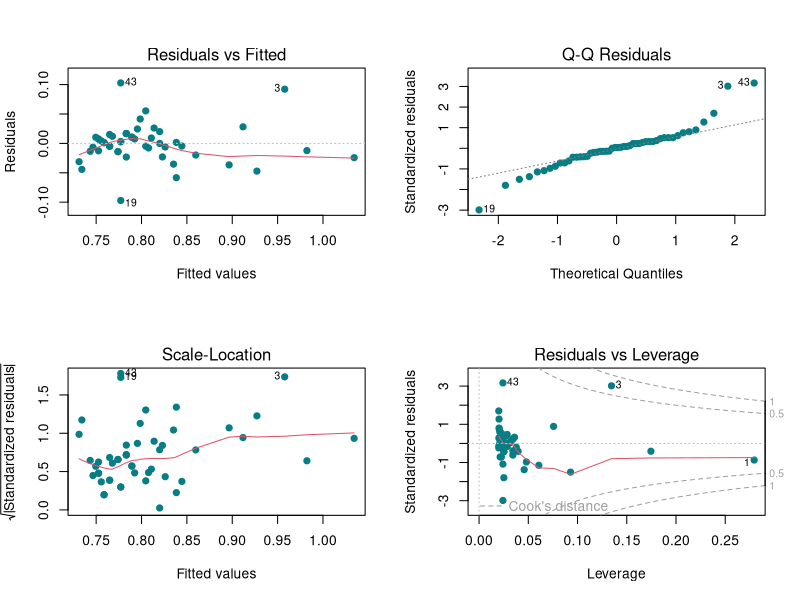
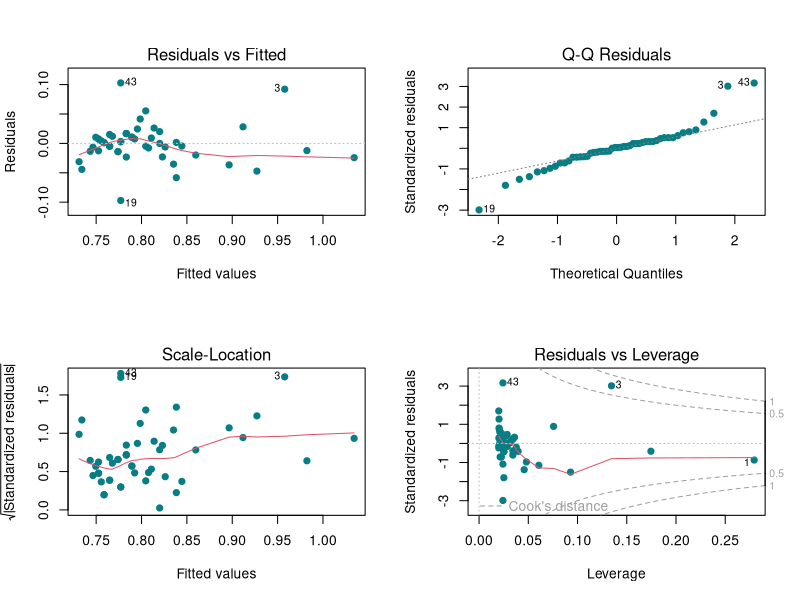
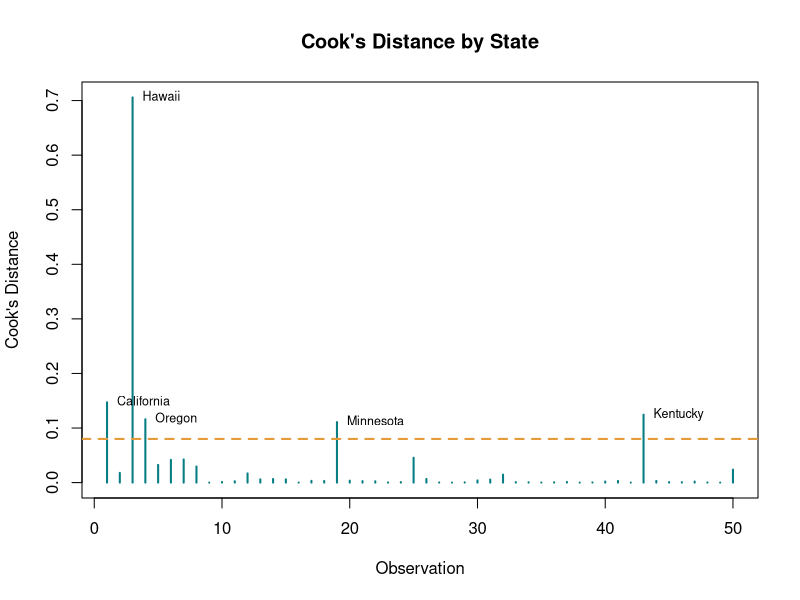

The R source for these figures, in order:

# =============================================================================
# Project: Oil and Gasoline Price Analysis in 2026
# Script:  03_regression_anova.R
# Authors: 
#
# Purpose:
#   Examine the factors associated with gasoline price increases using
#   linear regression, ANOVA, statistical inference, model comparison,
#   regression diagnostics, and sensitivity analysis.
#
# Note:
#   Run 01_data_cleaning.R before executing this script.
# =============================================================================


# 1. Load required libraries 

library(lmtest)
library(sandwich)
library(car)


# 2. Import cleaned dataset 

states <- read.csv("data/cleaned/states.csv")

# Convert categorical variables into factors
states$region  <- factor(states$region)
states$coastal <- factor(states$coastal)


# 3. Simple linear regression 

# Examine whether higher pre-war gasoline prices are associated
# with larger dollar increases.

base <- lm(
  increase ~ prewar,
  data = states
)


# 4. One-way analysis of variance (ANOVA) 

# Examine whether average gasoline price increases differ across
# the four U.S. regions.

region_only <- aov(
  increase ~ region,
  data = states
)


# 5. Multiple linear regression 

# Model 1: Pre-war gasoline price and region
adjusted <- lm(
  increase ~ prewar + region,
  data = states
)

# Model 2: Pre-war gasoline price and pre-war price trend
trend <- lm(
  increase ~ prewar + pre_trend,
  data = states
)

# Model 3: Include geographic characteristics
extended <- lm(
  increase ~ prewar + pre_trend + region + coastal,
  data = states
)

# Model 4: Include all available explanatory variables
full <- lm(
  increase ~ prewar + pre_trend + region + coastal + log_density,
  data = states
)


# 6. Interaction effects 
# Examine whether the relationship between pre-war gasoline prices
# and price increases differs across regions.

interaction <- lm(
  increase ~ prewar * region,
  data = states
)


# 7. Percentage increase regression 

# Examine whether states with higher initial gasoline prices
# experienced larger or smaller percentage increases.

percent <- lm(
  pct ~ prewar,
  data = states
)


# 8. Regression results and statistical inference 
# Organize regression models by name
models <- list(
  "Simple Linear Regression" = base,
  "Region-Adjusted Model"    = adjusted,
  "Pre-War Trend Model"       = trend,
  "Extended Model"           = extended,
  "Full Model"               = full,
  "Interaction Model"        = interaction,
  "Percentage Change Model"  = percent
)

# Display model summaries, confidence intervals,
# and heteroskedasticity-robust coefficient tests.

for (model_name in names(models)) {
  
  fit <- models[[model_name]]
  
  cat("\n============================================================\n")
  cat(model_name, "\n")
  cat("============================================================\n")
  
  # Regression summary
  cat("\nRegression Summary\n")
  print(summary(fit))
  
  # Standard 95% confidence intervals
  cat("\n95% Confidence Intervals\n")
  print(confint(fit, level = 0.95))
  
  # HC3 heteroskedasticity-robust standard errors
  robust_cov <- vcovHC(fit, type = "HC3")
  
  cat("\nRobust Coefficient Tests (HC3)\n")
  print(coeftest(fit, vcov. = robust_cov))
  
  # Robust 95% confidence intervals
  cat("\nRobust 95% Confidence Intervals (HC3)\n")
  print(coefci(fit, vcov. = robust_cov, level = 0.95))
}


# 9. Regional differences and hypothesis testing

# H0: Mean gasoline price increases are equal across all regions.
# H1: At least one regional mean is different.

# Classical one-way ANOVA
cat("\nOne-Way ANOVA\n")
print(anova(region_only))

# Brown-Forsythe test for equality of regional variances
cat("\nBrown-Forsythe Test\n")

variance_test <- leveneTest(
  increase ~ region,
  data = states,
  center = median
)

print(variance_test)

# Welch's ANOVA: does not assume equal regional variances
cat("\nWelch's ANOVA\n")

welch_anova <- oneway.test(
  increase ~ region,
  data = states,
  var.equal = FALSE
)

print(welch_anova)


# 10. Post-hoc regional comparisons 

# Pairwise Welch t-tests with Holm correction
cat("\nPairwise Welch Tests with Holm Adjustment\n")

pairwise_results <- pairwise.t.test(
  x = states$increase,
  g = states$region,
  p.adjust.method = "holm",
  pool.sd = FALSE
)

print(pairwise_results)

# Classical Tukey HSD for comparison
cat("\nTukey's HSD Test\n")

tukey_results <- TukeyHSD(
  region_only,
  conf.level = 0.95
)

print(tukey_results)


# 11. Nested model comparisons 

# Test whether region improves the simple regression model
cat("\nModel Comparison: Baseline vs. Region-Adjusted\n")
print(anova(base, adjusted))

# Test whether the interaction between gasoline price and region
# significantly improves the adjusted model
cat("\nModel Comparison: Adjusted vs. Interaction\n")
print(anova(adjusted, interaction))


# 12. Overall regression model comparison 

# Compare models that use dollar increase as the response.
# The percentage change model is excluded because its response differs.

comparison_models <- list(
  "Baseline"        = base,
  "Region-Adjusted" = adjusted,
  "Pre-War Trend"   = trend,
  "Extended"        = extended,
  "Full"            = full,
  "Interaction"     = interaction
)

model_comparison <- data.frame(
  Model = names(comparison_models),
  
  R_Squared = sapply(
    comparison_models,
    function(fit) summary(fit)$r.squared
  ),
  
  Adjusted_R_Squared = sapply(
    comparison_models,
    function(fit) summary(fit)$adj.r.squared
  ),
  
  Residual_SE = sapply(
    comparison_models,
    function(fit) summary(fit)$sigma
  ),
  
  AIC = sapply(comparison_models, AIC),
  
  BIC = sapply(comparison_models, BIC)
)

# Round numerical results for readability
model_comparison[, -1] <- round(model_comparison[, -1], 4)

rownames(model_comparison) <- NULL

cat("\nRegression Model Comparison\n")
print(model_comparison)


# 13. Multicollinearity assessment 
# Examine predictor overlap using variance inflation factors.
# For multi-level factors, car reports generalized VIF values.

cat("\nVariance Inflation Factors - Full Model\n")

vif_results <- vif(full)

print(vif_results)


# 14. Regression assumption tests 

# Shapiro-Wilk test for normality of residuals
cat("\nShapiro-Wilk Normality Test\n")

normality_test <- shapiro.test(
  residuals(base)
)

print(normality_test)

# Breusch-Pagan test for constant error variance
cat("\nBreusch-Pagan Test\n")

variance_assumption <- bptest(base)

print(variance_assumption)


# 15. Influential observations 
# Calculate Cook's distance for each state
states$cooks_d <- cooks.distance(base)

# Screening threshold for potentially influential observations
cooks_threshold <- 4 / nrow(states)

# Rank states by Cook's distance
influence_ranking <- states[
  order(-states$cooks_d),
  c("state", "region", "cooks_d")
]

cat("\nCook's Distance Ranking\n")
print(influence_ranking)

# Identify potentially influential states
influential_states <- states[
  states$cooks_d > cooks_threshold,
  c("state", "region", "increase", "prewar", "cooks_d")
]

cat("\nPotentially Influential States\n")
print(influential_states)


# 16. Sensitivity analysis 

# Refit the baseline model without potentially influential states.
# This is a sensitivity check, not a permanent removal of observations.

sensitivity <- lm(
  increase ~ prewar,
  data = states,
  subset = cooks_d <= cooks_threshold
)

cat("\nSensitivity Analysis\n")
print(summary(sensitivity))

# Compare the original and sensitivity models
sensitivity_comparison <- data.frame(
  Model = c("Original Model", "Sensitivity Model"),
  
  Observations = c(
    nobs(base),
    nobs(sensitivity)
  ),
  
  Intercept = c(
    coef(base)[1],
    coef(sensitivity)[1]
  ),
  
  Prewar_Coefficient = c(
    coef(base)[2],
    coef(sensitivity)[2]
  ),
  
  R_Squared = c(
    summary(base)$r.squared,
    summary(sensitivity)$r.squared
  ),
  
  Adjusted_R_Squared = c(
    summary(base)$adj.r.squared,
    summary(sensitivity)$adj.r.squared
  )
)

sensitivity_comparison[, -1] <- round(
  sensitivity_comparison[, -1],
  4
)

cat("\nSensitivity Model Comparison\n")
print(sensitivity_comparison)


# 17. Regression diagnostic plots 

dir.create("figures", showWarnings = FALSE)

# Display the four standard regression diagnostic plots
old_par <- par(mfrow = c(2, 2))

plot(
  base,
  which = c(1, 2, 3, 5),
  col = "#087E84",
  pch = 19
)

par(old_par)

# Export the diagnostic plots in high resolution
png(
  filename = "figures/R_diagnostics.png",
  width = 12,
  height = 9,
  units = "in",
  res = 300,
  bg = "white"
)

par(mfrow = c(2, 2))

plot(
  base,
  which = c(1, 2, 3, 5),
  col = "#087E84",
  pch = 19
)

dev.off()


# 18. Cook's distance visualization 

png(
  filename = "figures/R_cooks_distance.png",
  width = 12,
  height = 7,
  units = "in",
  res = 300,
  bg = "white"
)

plot(
  states$cooks_d,
  type = "h",
  lwd = 2,
  col = "#087E84",
  main = "Cook's Distance by State",
  xlab = "Observation",
  ylab = "Cook's Distance"
)

# Add the screening threshold
abline(
  h = cooks_threshold,
  col = "#E59B39",
  lty = 2,
  lwd = 2
)

# Label potentially influential observations
influential_index <- which(
  states$cooks_d > cooks_threshold
)

text(
  x = influential_index,
  y = states$cooks_d[influential_index],
  labels = states$state[influential_index],
  pos = 4,
  cex = 0.75,
  xpd = TRUE
)

dev.off()


# 19. Export statistical results 

dir.create(
  "data/cleaned",
  recursive = TRUE,
  showWarnings = FALSE
)

write.csv(
  model_comparison,
  "data/cleaned/model_comparison.csv",
  row.names = FALSE
)

write.csv(
  sensitivity_comparison,
  "data/cleaned/sensitivity_comparison.csv",
  row.names = FALSE
)

write.csv(
  influence_ranking,
  "data/cleaned/influence_ranking.csv",
  row.names = FALSE
)


# 20. Statistical analysis summary 

cat("\nRegression and ANOVA Summary\n")
cat("--------------------------------------------------\n")

cat("Number of states:          ", nrow(states), "\n")
cat("Regression models fitted:  ", length(models), "\n")

cat(
  "Baseline R-squared:        ",
  round(summary(base)$r.squared, 4), "\n"
)

cat(
  "Baseline Adjusted R-squared:",
  round(summary(base)$adj.r.squared, 4), "\n"
)

cat(
  "Welch ANOVA p-value:       ",
  round(welch_anova$p.value, 6), "\n"
)

cat(
  "Influential observations:  ",
  nrow(influential_states), "\n"
)

cat("--------------------------------------------------\n")
cat("Regression and ANOVA completed successfully.\n")
